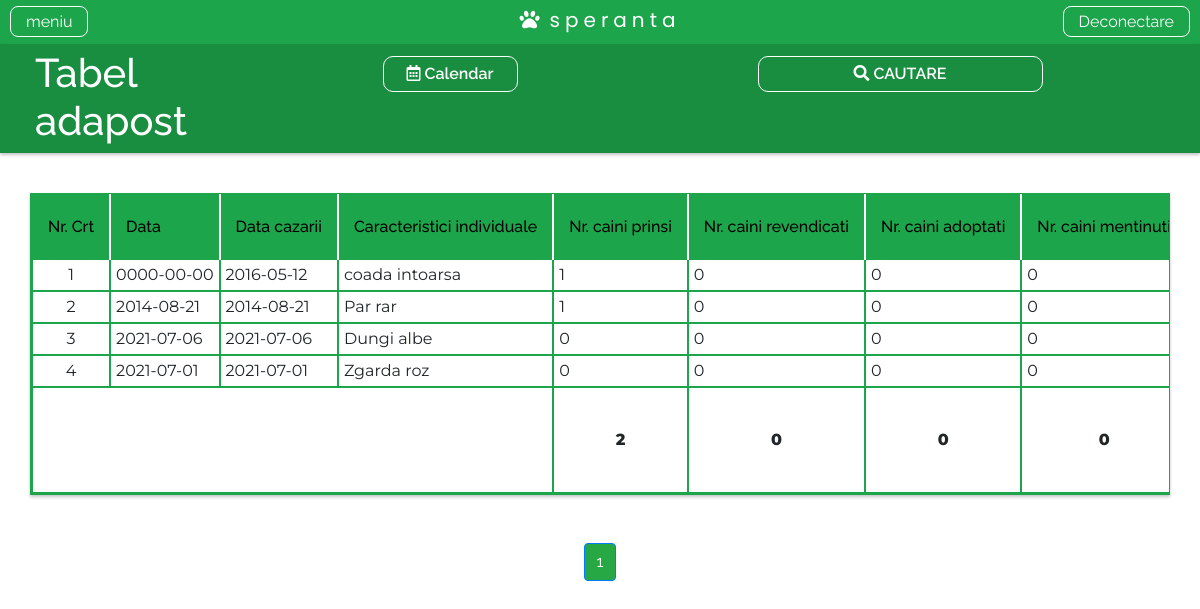
Page /tabel.php (signed in) on the committed database.
### tables this page shows
CREATE TABLE `tabel_adapost` (
  `id` int(11) NOT NULL,
  `tab_serie` text NOT NULL,
  `tab_data` date NOT NULL,
  `tab_datacazarii` date NOT NULL,
  `tab_caracteristici` text NOT NULL,
  `tab_nrcprinsi` int(11) NOT NULL,
  `tab_nrcrevendic` int(11) NOT NULL,
  `tab_nrcadopt` int(11) NOT NULL,
  `tab_nrcmentin` int(11) NOT NULL,
  `tab_nrcdecedati` int(11) NOT NULL,
  `tab_motiv` varchar(255) NOT NULL,
  `tab_nrident` text NOT NULL,
  `tab_nrfisa` int(11) NOT NULL,
  `tab_datavacc` date NOT NULL,
  `tab_datadeparat` date NOT NULL,
  `tab_datasteriliz` date NOT NULL,
  `tab_medic` varchar(255) NOT NULL,
  `tab_datapredarii` date NOT NULL
);

### tabel.php (the view, shortened to what this page needs)
<?php
    $paginationVar ="";
        $microcipVal ="";
        $dataCaptVal ="";
        $identVal    ="";
        $datsioraCazVal ="";
        $caracteristiciVal ="";
        $nrfisaVal ="";
        $dataDeparazVal ="";
        $dataVaccVal ="";
        $dataSterilVal ="";
        $decedatVal ="";
        $tratamentVal ="";
    if(isset($_POST['btn_search'])){
            $microcip = mysqli_real_escape_string($conn, $_POST['microcip_inp_val']);
            $dataCapt = mysqli_real_escape_string($conn, $_POST['datacapt_inp']);
            $dataCaptFrom = mysqli_real_escape_string($conn, $_POST['datacapt_inp_from']);
            $dataCaptTo = mysqli_real_escape_string($conn, $_POST['datacapt_inp_to']);
            $datsioraCaz = mysqli_real_escape_string($conn, $_POST['datoracaz_inp']);
            $datsioraCazFrom = mysqli_real_escape_string($conn, $_POST['datoracaz_inp_from']);
            $datsioraCazTo = mysqli_real_escape_string($conn, $_POST['datoracaz_inp_to']);
            $caracteristici = mysqli_real_escape_string($conn, $_POST['caracter_inp']);
            $nrfisa = mysqli_real_escape_string($conn, $_POST['nrfisa_inp']);
            $dataDeparaz = mysqli_real_escape_string($conn, $_POST['datdeparazit_inp']);
            $dataDeparazFrom = mysqli_real_escape_string($conn, $_POST['datdeparazit_inp_from']);
            $dataDeparazTo = mysqli_real_escape_string($conn, $_POST['datdeparazit_inp_to']);
            $dataVacc = mysqli_real_escape_string($conn, $_POST['datvacc_inp']);
            $dataVaccFrom = mysqli_real_escape_string($conn, $_POST['datvacc_inp_from']);
            $dataVaccTo = mysqli_real_escape_string($conn, $_POST['datvacc_inp_to']);
            $dataSteril = mysqli_real_escape_string($conn, $_POST['datsteril_inp']);
            $dataSterilFrom = mysqli_real_escape_string($conn, $_POST['datsteril_inp_from']);
            $dataSterilTo = mysqli_real_escape_string($conn, $_POST['datsteril_inp_to']);
            $decedat = mysqli_real_escape_string($conn, $_POST['decedat_inp']);
            $decedatFrom = mysqli_real_escape_string($conn, $_POST['decedat_inp_from']);
            $decedatTo = mysqli_real_escape_string($conn, $_POST['decedat_inp_to']);
            $tratament = mysqli_real_escape_string($conn, $_POST['tratament_inp']);
        if(isset($_POST['microcip_check'])){
            $tabelActivate = true;
            if(!empty($microcip)){
                $microcipVal = "`tab_nrident` like '$microcip'";
            }
        }
        if(isset($_POST['datacapt_check'])){
            $tabelActivate = true;
            if(!empty($dataCapt) && empty($dataCaptFrom) && empty($dataCaptTo)){
                $dataCaptVal = "`tab_data` like '$dataCapt'";
            }
            if(empty($dataCapt) && !empty($dataCaptFrom) && !empty($dataCaptTo)){
                $dataCaptVal = "`tab_data` BETWEEN '$dataCaptFrom' AND '$dataCaptTo'";
            }
        }
        if(isset($_POST['datoracaz_check'])){
            $tabelActivate = true;
            if(!empty($datsioraCaz) && empty($datsioraCazFrom) && empty($datsioraCazTo)){
                $datsioraCazVal = "`tab_datacazarii` like '$datsioraCaz'";
            }
            if(empty($datsioraCaz) && !empty($datsioraCazFrom) && !empty($datsioraCazTo)){
                $datsioraCazVal = "`tab_datacazarii` BETWEEN '$datsioraCazFrom' AND '$datsioraCazTo'";
            }
        }
        if(isset($_POST['caracter_check'])){
            $tabelActivate = true;
            if(!empty($caracteristici)){
                $caracterStr = $caracteristici;
                $caracterStr = explode(' ', $caracterStr);
                $caracteristiciVal = "`tab_caracteristici` like ";
                $caracterArr = array();
                foreach ($caracterStr as $index => $val) {$caracterArr[] = " '%$caracterStr[$index]%'";}
                $caracter_cond = join(" AND `tab_caracteristici` like ", $caracterArr);
                if ($caracter_cond != '') $caracteristiciVal .= " $caracter_cond";
            }
        }
        if(isset($_POST['nrfisa_check'])){
            $tabelActivate = true;
            if(!empty($nrfisa)){
                $nrfisaVal = "`tab_nrfisa` like '$nrfisa'";
            }
        }
        if(isset($_POST['datdeparazit_check'])){
            $tabelActivate = true;
            if(!empty($dataDeparaz) && empty($dataDeparazFrom) && empty($dataDeparazTo)){
                $dataDeparazVal = "`tab_datadeparat` like '$dataDeparaz'";
            }
            if(empty($dataDeparaz) && !empty($dataDeparazFrom) && !empty($dataDeparazTo)){
                $dataDeparazVal = "`tab_datadeparat` BETWEEN '$dataDeparazFrom' AND '$dataDeparazTo'";
            }
        }
        if(isset($_POST['datvacc_check'])){
            $tabelActivate = true;
            if(!empty($dataVacc) && empty($dataVaccFrom) && empty($dataVaccTo)){
                $dataVaccVal = "`tab_datavacc` like '$dataVacc'";
            }
            if(empty($dataVacc) && !empty($dataVaccFrom) && !empty($dataDeparazTo)){
                $dataVaccVal = "`tab_datavacc` BETWEEN '$dataVaccFrom' AND '$dataVaccTo'";
            }
        }
        if(isset($_POST['datsteril_check'])){
            $tabelActivate = true;
            if(isset($_POST['datsterilNesteril_check'])){
                $dataSterilVal = "`tab_datasteril` = 0";
            }
            if(isset($_POST['datsterilSteril_check'])){
                if(!empty($dataSteril) && empty($dataSterilFrom) && empty($dataSterilTo)){
                    $dataSterilVal = "`tab_datasteril` like '$dataSteril'";
                }
                if(empty($dataSteril) && !empty($dataSterilFrom) && !empty($dataSterilTo)){
                    $dataSterilVal = "`tab_datasteril` BETWEEN '$dataSterilFrom' AND '$dataSterilTo'";
                }
            }
        }
        if(isset($_POST['tratament_check'])){
            if(!empty($tratament)){
                $tratamentStr = $tratament;
                $tratamentStr = explode(' ', $tratamentStr);
                $tratamentVal = "`tab_medic` like ";
                $tratamentArr = array();
                foreach ($tratamentStr as $index => $val) {$tratamentArr[] = " '%$tratamentStr[$index]%'";}
                $tratament_cond = join(" AND `tab_medic` like ", $tratamentArr);
                if ($tratament_cond != '') $tratamentVal .= " $tratament_cond";
            }
        }
        if(isset($_POST['decedati_check'])){
            $tabelActivate = true;
            if(!empty($decedat) && empty($decedatFrom) && empty($decedatTo)){
                $decedatVal = "`tab_datapredarii` like '$decedat'";
            }
            if(empty($decedat) && !empty($decedatFrom) && !empty($decedatTo)){
                $decedatVal = "`tab_datapredarii` BETWEEN '$decedatFrom' AND '$decedatTo'";
            }
        }
        $sql = "SELECT * FROM tabel_adapost";
        $conditions = array();
        if ($microcipVal != '') $conditions[] = " $microcipVal";
        if ($identVal != '') $conditions[] = " $identVal";
        if ($dataCaptVal != '') $conditions[] = " $dataCaptVal";
        if ($datsioraCazVal != '') $conditions[] = " $datsioraCazVal";
        if ($caracteristiciVal != '') $conditions[] = " $caracteristiciVal";
        if ($nrfisaVal != '') $conditions[] = " $nrfisaVal";
        if ($dataDeparazVal != '') $conditions[] = " $dataDeparazVal";
        if ($dataVaccVal != '') $conditions[] = " $dataVaccVal";
        if ($dataSterilVal != '') $conditions[] = " $dataSterilVal";
        if ($decedatVal != '') $conditions[] = " $decedatVal";
        if ($tratamentVal != '') $conditions[] = " $tratamentVal";
        $sql_cond = join(" AND ", $conditions);
        if ($sql_cond != '') $sql .= " WHERE $sql_cond";
         echo $sql;
        $result = mysqli_query($conn, $sql);
        $howMany = mysqli_num_rows($result);
    }
    else{
        $sql = "SELECT COUNT(*) FROM tabel_adapost;";
        $result = mysqli_query($conn, $sql);
        $r = mysqli_fetch_row($result);
        $numrows = $r[0];
        $rowsperpage = 15;
        $totalpages = ceil($numrows / $rowsperpage);
        if (isset($_GET['currentpage']) && is_numeric($_GET['currentpage'])) {
            $currentpage = (int) $_GET['currentpage'];
        } else {
            $currentpage = 1;
        }
        $offset = ($currentpage - 1) * $rowsperpage;
        $sql = "SELECT * FROM tabel_adapost LIMIT $offset, $rowsperpage;";
        $result = mysqli_query($conn, $sql);
        $range = 2;
        $pagContent = "";
        $pagContent2 = "";
        $pagContent3 = "";
        $pagContent4 = "";
        $pagContent5 = "";
        $pagContent6 = "";
        for ($x = ($currentpage - $range); $x < (($currentpage + $range) + 1); $x++) {
        if (($x > 0) && ($x <= $totalpages)) {
            if ($x == $currentpage) {
                $pagContent3 = " <li class='page-item active'><a class='bg-success page-link'>$x</a></li> ";
            } else {
                $pagContent4 = " <li class='page-item'><a class='page-link' href='{$_SERVER['PHP_SELF']}?currentpage=$x'>$x</a></li> ";
            }
        }
        }
        $paginationVar = "<br>
        <center>
            <nav aria-label='Page navigation example'>
                <ul class='pagination justify-content-center'>
                    $pagContent
                    $pagContent2
                    $pagContent3
                    $pagContent4
                    $pagContent5
                    $pagContent6
                </ul>
            </nav>
        </center>
        <br>";
    }
    $efectivprinsiSql = "SELECT * FROM `catei_tabel` WHERE `c_fsprinsi` != 0";
    $efectivprinsiResult = mysqli_query($conn, $efectivprinsiSql);
    $efectivprinsi = mysqli_num_rows($efectivprinsiResult);
    $efectivrevendicSql = "SELECT * FROM `catei_tabel` WHERE `c_fsrevendicati` != 0";
    $efectivrevendicResult = mysqli_query($conn, $efectivrevendicSql);
    $efectivrevendic = mysqli_num_rows($efectivrevendicResult);
    $efectivadoptSql = "SELECT * FROM `catei_tabel` WHERE `c_cadoptati` != 0";
    $efectivadoptResult = mysqli_query($conn, $efectivadoptSql);
    $efectivadopt = mysqli_num_rows($efectivadoptResult);
    $efectivmentinSql = "SELECT * FROM `catei_tabel` WHERE `c_cmentinuti` != 0";
    $efectivmentinResult = mysqli_query($conn, $efectivmentinSql);
    $efectivmentin = mysqli_num_rows($efectivmentinResult);
	include 'comp/header.php';
?>
<head>
    <link rel="stylesheet" href="style/style_tabel.css">
    <link rel="stylesheet" href="style/style_home.css">
</head>
<div class="top-wrapper row">
    <div class="left col-xs-12 col-md-3">
        <h1>Tabel adapost</h1>
    </div>
    <div class="right col-xs-12 col-md-3 text-center">
        <button id="calendar-btn" class="button-activate-search"><i class="far fa-calendar-alt"></i> Calendar</button>
    </div>
    <div class="right col-xs-12 col-md-6">
        <button  type="button" class="button-activate-search" data-toggle="modal" data-target="#exampleModal" id="buton-activate-search"><i class="fas fa-search"></i> CAUTARE</button>
    </div>
</div>
<div class="containers">
    <form method="POST">
        <div style="overflow-x:auto; overflow-y:auto">
            <table>
            <thead>
                <tr>
                <th>Nr. Crt</th>
                <th>Data</th>
                <th>Data cazarii</th>
                <th>Caracteristici individuale</th>
                <th>Nr. caini prinsi</th>
                <th>Nr. caini revendicati</th>
                <th>Nr. caini adoptati</th>
                <th>Nr. caini mentinuti</th>
                </tr>
            </thead>
            <tbody>
                <?php while ($row = mysqli_fetch_assoc($result)):  ?>
                    <tr>
                        <td class='text-center'><?php echo $row['id'];?></td>
                        <td><?php echo $row['tab_data'];?></td>
                        <td><?php echo $row['tab_datacazarii'];?></td>
                        <td><?php echo $row['tab_caracteristici'];?></td>
                        <td><?php echo $row['tab_nrcprinsi'];?></td>
                        <td><?php echo $row['tab_nrcrevendic'];?></td>
                        <td><?php echo $row['tab_nrcadopt'];?></td>
                        <td><?php echo $row['tab_nrcmentin'];?></td>
                <?php endwhile; ?>
                    </tr>
                    <tr>
                        <td style="border-right: none;"> </td>
                        <td style="border-right: none; border-left: none;"> </td>
                        <td style="border-right: none; border-left: none;"> </td>
                        <td style="border-right: none; border-left: none;"> </td>
                        <td style="padding:40px;text-align:center; font-weight: 800;" class="text-center"><?php echo $efectivprinsi;?></td>
                        <td style="padding:40px;text-align:center; font-weight: 800;" class="text-center"><?php echo $efectivrevendic;?></td>
                        <td style="padding:40px;text-align:center; font-weight: 800;" class="text-center"><?php echo $efectivadopt;?></td>
                        <td style="padding:40px;text-align:center; font-weight: 800;" class="text-center"><?php echo $efectivmentin;?></td>
                    </tr>
            </tbody>
            </table>
        </div>
    </form>
</div>
    <br>
    <?php echo $paginationVar; ?>
<?php include 'comp/footer.php'; ?>

### style/master.css (style rules this page uses)
* { padding: 0; margin: 0; -webkit-box-sizing: border-box; box-sizing: border-box; }
html, body { width: 100%; height: 100%; font-family: "Raleway"; overflow-x: hidden; }
.containers { margin: auto; width: 95%; padding: 0; border: 1px solid #1da54b; cursor: default; -webkit-box-shadow: 0px 2px 3px rgba(0, 0, 0, 0.23); box-shadow: 0px 2px 3px rgba(0, 0, 0, 0.23); }
.containers table { border: 2px solid #1da54b; border-collapse: collapse; font-family: "Montserrat"; }
.containers table th { font-family: "Raleway"; font-weight: 500; line-height: 1; background-color: #1da54b; padding: 15px; border-left: 2px solid #fff; color: #000; white-space: nowrap; }
.containers table th:first-child { border-left-color: #1da54b; }
.containers table, .containers table td { padding: 3px 5px; border: 2px solid #1da54b; white-space: nowrap; }

### style/style_home.css (style rules this page uses)
.button-activate-search { padding: 5px 10px; background-color: #198e40; border: 1px solid #fff; cursor: pointer; transition-duration: 200ms; border-radius: 10px; color: #fff; margin: 5px 0 5px 200px; font-weight: 600; }
.top-wrapper { background-color: #198e40; width: 100%; margin: 0px 0 40px 0; -webkit-box-shadow: 0px 2px 3px rgba(0, 0, 0, 0.23); box-shadow: 0px 2px 3px rgba(0, 0, 0, 0.23); }
.left { margin-top: 5px; text-align: left; }
.left h1 { margin-left: 20px; color: #fff; }
.right { text-align: center; margin-top: 12px; }
.right button { width: 50%; margin: auto; }

### tabel.php (style rules this page uses)
a { color:#000; }

### rows in the picture
tabel_adapost: id "1", tab_data "0000-00-00", tab_datacazarii "2016-05-12", tab_caracteristici "coada intoarsa", tab_nrcprinsi "1", tab_nrcrevendic "0", tab_nrcadopt "0", tab_nrcmentin "0"
tabel_adapost: id "2", tab_data "2014-08-21", tab_datacazarii "2014-08-21", tab_caracteristici "Par rar", tab_nrcprinsi "1", tab_nrcrevendic "0", tab_nrcadopt "0", tab_nrcmentin "0"
tabel_adapost: id "3", tab_data "2021-07-06", tab_datacazarii "2021-07-06", tab_caracteristici "Dungi albe", tab_nrcprinsi "0", tab_nrcrevendic "0", tab_nrcadopt "0", tab_nrcmentin "0"
tabel_adapost: id "4", tab_data "2021-07-01", tab_datacazarii "2021-07-01", tab_caracteristici "Zgarda roz", tab_nrcprinsi "0", tab_nrcrevendic "0", tab_nrcadopt "0", tab_nrcmentin "0"

### other values in the picture
$efectivprinsi "2"
$efectivrevendic "0"
$efectivadopt "0"
$efectivmentin "0"
